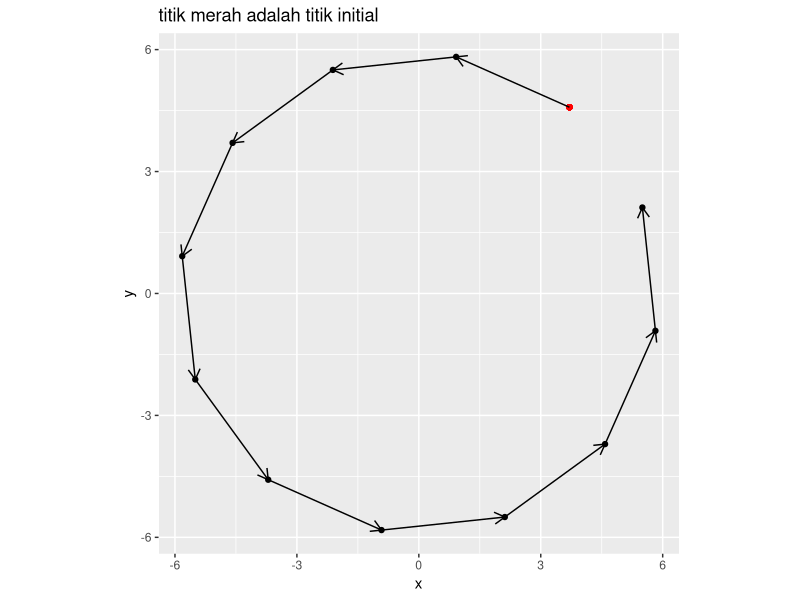
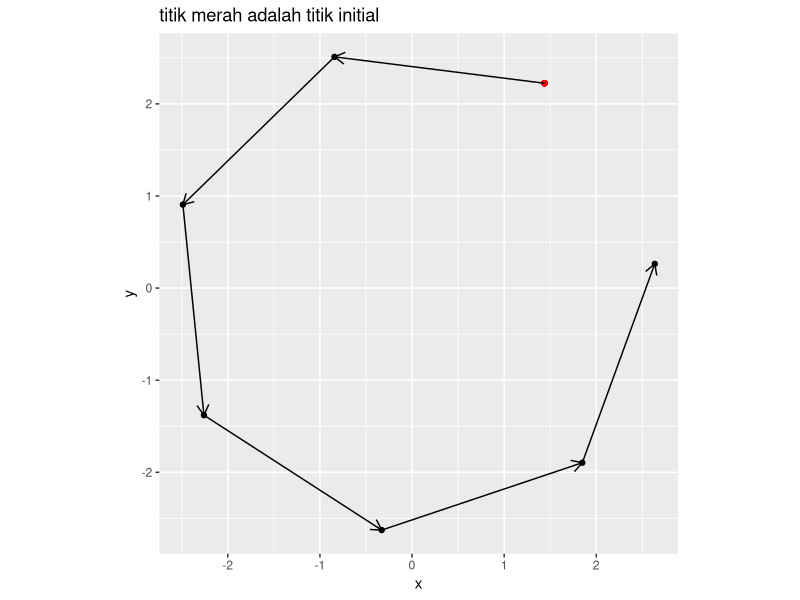
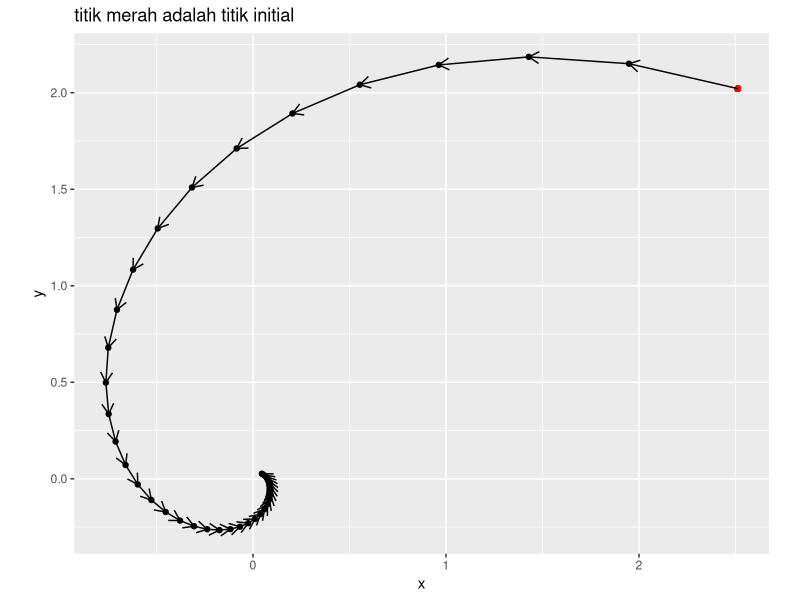
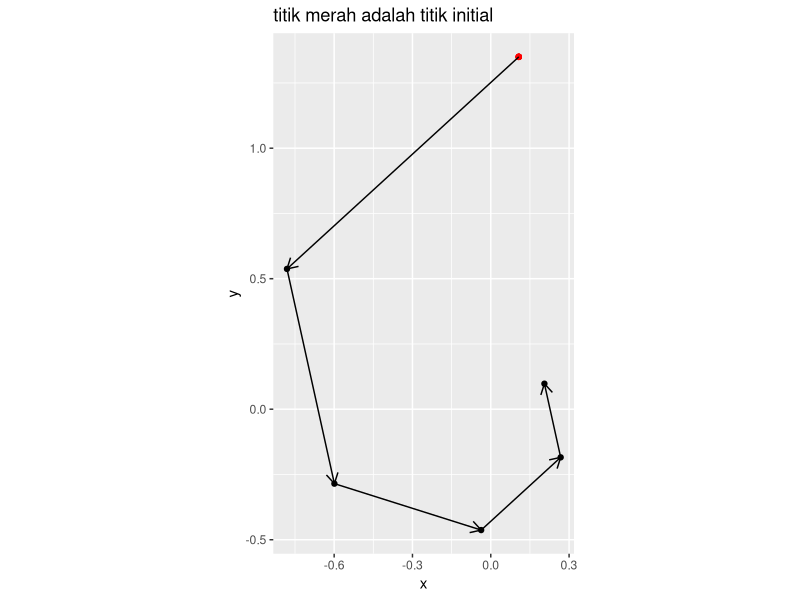
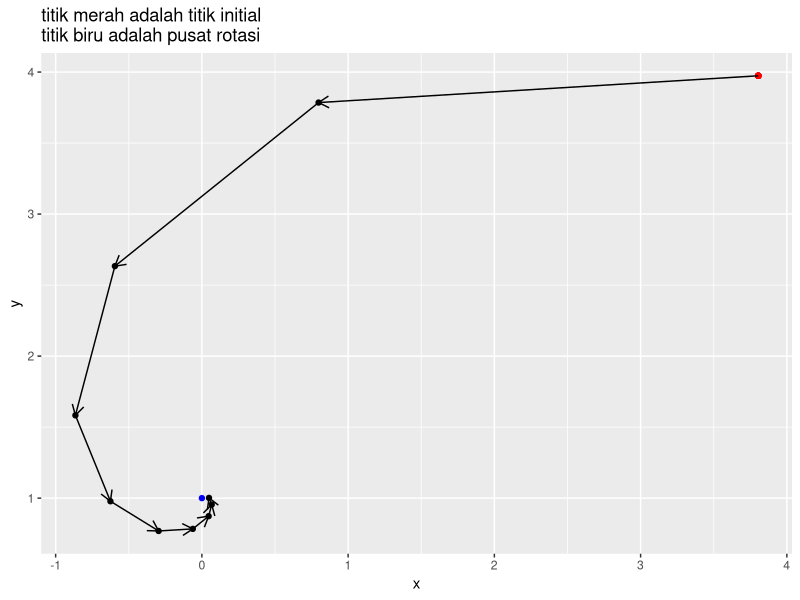
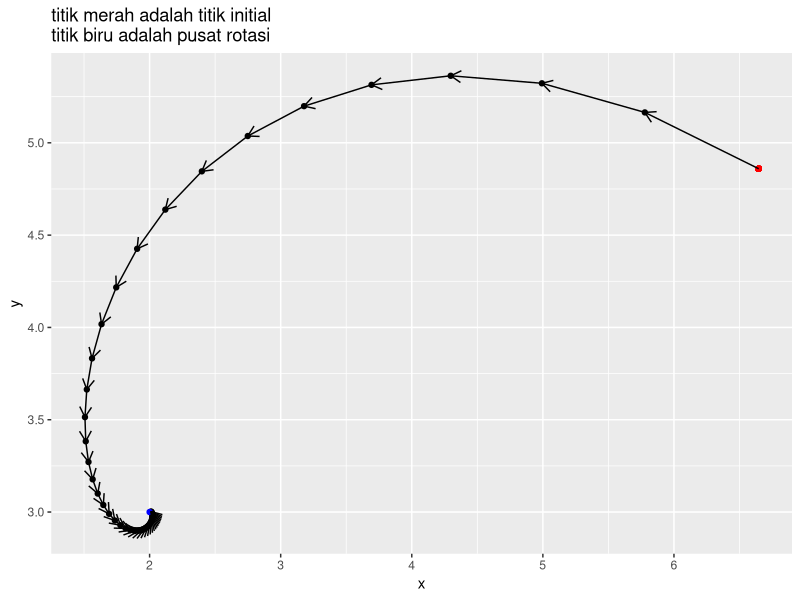
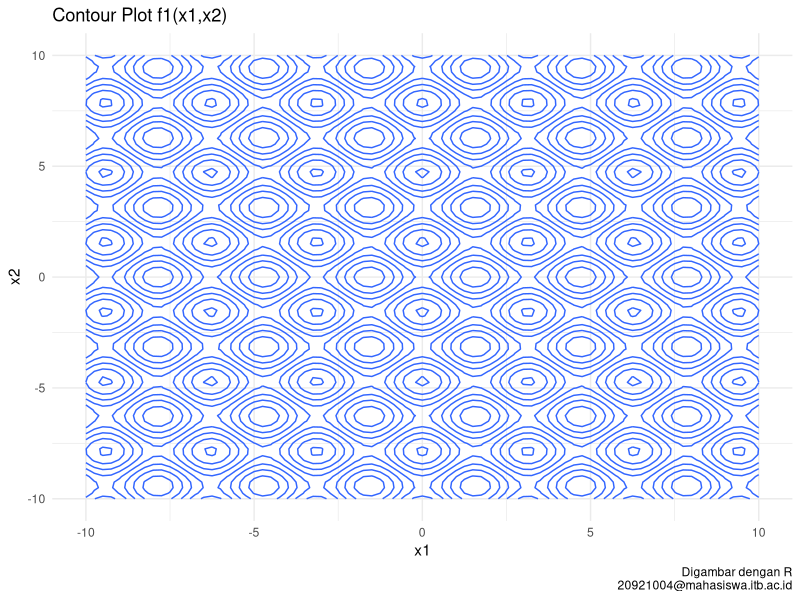
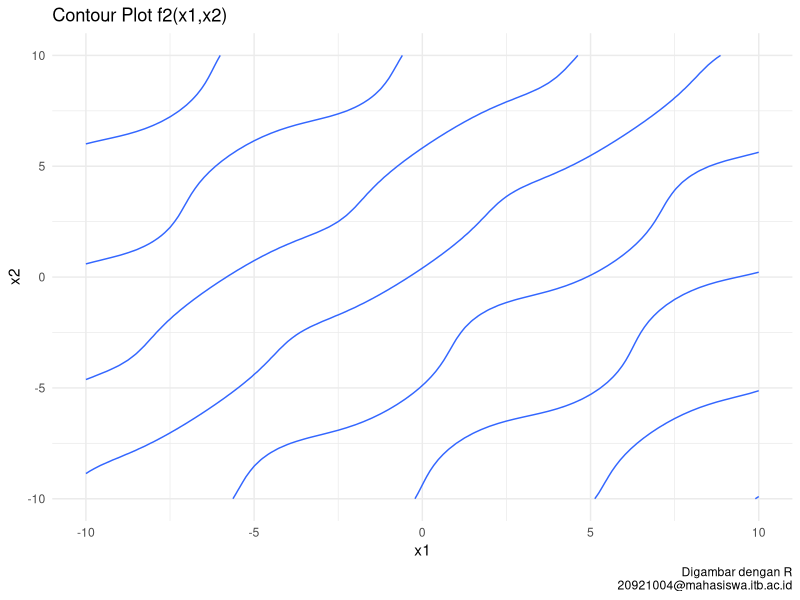

Write R code to recreate these figures, in order. (Note: a time limit stopped this script after it produced the figures.)
## ---- chunk 1
knitr::opts_chunk$set(echo = TRUE)
setwd("~/209_ITB/Meta Heuristics/Spiral Optimization")

rm(list=ls())
options(digits = 6)
set.seed(20921004)
library(dplyr)
library(ggplot2)
## ---- chunk 2
# function untuk random titik
rand_titik = function(a,b){
  runif(2,a,b)
}
## ---- chunk 3
# mendefinisikan program
rotasi_kan = function(x0,rot){
  # menghitung theta
  theta = 2*pi/rot

  # definisi matriks rotasi
  A = matrix(c(cos(theta),-sin(theta),
             sin(theta),cos(theta)),
           ncol = 2,byrow = T)
  
  # membuat template
  temp = vector("list")
  temp[[1]] = x0

  # proses rotasi
  for(i in 2:rot){
    xk = A %*% x0
    temp[[i]] = xk
    x0 = xk
  }
  
  # membuat template data frame
  final = data.frame(x = rep(NA,rot),
                     y = rep(NA,rot))
  
  # gabung data dari list
  for(i in 1:rot){
    tempura = temp[[i]]
    final$x[i] = tempura[1]
    final$y[i] = tempura[2]
  }

  # membuat plot
  plot = 
    ggplot() +
    geom_point(aes(x,y),data = final) +
    geom_point(aes(x[1],y[1]),
               data = final,
               color = "red") +
    coord_equal() +
    labs(title = "titik merah adalah titik initial") 
  
  # enrich dengan garis panah
  panah = data.frame(
    x_start = final$x[1:(rot-1)],
    x_end = final$x[2:rot],
    y_start = final$y[1:(rot-1)],
    y_end = final$y[2:rot]
  )
  # menambahkan garis panah ke plot
  plot = 
    plot + 
    geom_segment(aes(x = x_start,
                 xend = x_end,
                 y = y_start,
                 yend = y_end),
                 data = panah,
                 arrow = arrow(length = unit(.3,"cm"))
                 )
  
  # menyiapkan output
  list("Grafik rotasi" = plot,
       "Titik-titik rotasi" = final)
  }
## ---- chunk 4
# uji coba
rot = 12 # berapa banyak rotasi
x0 = rand_titik(0,10) # generate random titik

rotasi_kan(x0,rot)
## ---- chunk 5
# uji coba
rot = 7 # berapa banyak rotasi
x0 = rand_titik(0,10) # generate random titik

rotasi_kan(x0,rot)
## ---- chunk 6
# mendefinisikan program
rotasi_konstraksi_kan = function(x0,rot,r){
  # menghitung theta
  theta = 2*pi/rot

  # definisi matriks rotasi
  A = matrix(c(cos(theta),-sin(theta),
             sin(theta),cos(theta)),
           ncol = 2,byrow = T)
  
  # membuat template
  temp = vector("list")
  temp[[1]] = x0

  # proses rotasi dan konstraksi
  for(i in 2:rot){
    xk = A %*% x0
    xk = r * xk
    temp[[i]] = xk
    x0 = xk
  }
  
  # membuat template data frame
  final = data.frame(x = rep(NA,rot),
                     y = rep(NA,rot))
  
  # gabung data dari list
  for(i in 1:rot){
    tempura = temp[[i]]
    final$x[i] = tempura[1]
    final$y[i] = tempura[2]
  }

  # membuat plot
  plot = 
    ggplot() +
    geom_point(aes(x,y),data = final) +
    geom_point(aes(x[1],y[1]),
               data = final,
               color = "red") +
    coord_equal() +
    labs(title = "titik merah adalah titik initial") 
  
  # enrich dengan garis panah
  panah = data.frame(
    x_start = final$x[1:(rot-1)],
    x_end = final$x[2:rot],
    y_start = final$y[1:(rot-1)],
    y_end = final$y[2:rot]
  )
  # menambahkan garis panah ke plot
  plot = 
    plot + 
    geom_segment(aes(x = x_start,
                 xend = x_end,
                 y = y_start,
                 yend = y_end),
                 data = panah,
                 arrow = arrow(length = unit(.3,"cm"))
                 )
  
  # menyiapkan output
  list("Grafik rotasi" = plot,
       "Titik-titik rotasi" = final)
  }
## ---- chunk 7
# uji coba
rot = 40 # berapa banyak rotasi
x0 = rand_titik(0,4) # generate random titik
r = .9
rotasi_konstraksi_kan(x0,rot,r)
## ---- chunk 8
# uji coba
rot = 6 # berapa banyak rotasi
x0 = rand_titik(0,4) # generate random titik
r = .7
rotasi_konstraksi_kan(x0,rot,r)
## ---- chunk 9
# mendefinisikan program
rotasi_konstraksi_pusat_kan = function(x0,rot,r,x_bin){
  # pusat rotasi
  pusat = x_bin

  # menghitung theta
  theta = 2*pi/rot

  # definisi matriks rotasi
  A = matrix(c(cos(theta),-sin(theta),
             sin(theta),cos(theta)),
           ncol = 2,byrow = T)
  
  # membuat template
  temp = vector("list")
  temp[[1]] = x0

  # proses rotasi dan konstraksi
  for(i in 2:rot){
    xk = A %*% (x0-pusat) # diputar dengan x_bin sebagai pusat
    xk = pusat + (r * xk)
    temp[[i]] = xk
    x0 = xk
  }
  
  # membuat template data frame
  final = data.frame(x = rep(NA,rot),
                     y = rep(NA,rot))
  
  # gabung data dari list
  for(i in 1:rot){
    tempura = temp[[i]]
    final$x[i] = tempura[1]
    final$y[i] = tempura[2]
  }

  # membuat plot
  plot = 
    ggplot() +
    geom_point(aes(x,y),data = final) +
    geom_point(aes(x[1],y[1]),
               data = final,
               color = "red") +
    geom_point(aes(x = pusat[1],
		   y = pusat[2]),
	       color = "blue") +
    labs(title = "titik merah adalah titik initial\ntitik biru adalah pusat rotasi") 
  
  # enrich dengan garis panah
  panah = data.frame(
    x_start = final$x[1:(rot-1)],
    x_end = final$x[2:rot],
    y_start = final$y[1:(rot-1)],
    y_end = final$y[2:rot]
  )
  # menambahkan garis panah ke plot
  plot = 
    plot + 
    geom_segment(aes(x = x_start,
                 xend = x_end,
                 y = y_start,
                 yend = y_end),
                 data = panah,
                 arrow = arrow(length = unit(.3,"cm"))
                 )
  
  # menyiapkan output
  list("Grafik rotasi" = plot,
       "Titik-titik rotasi" = final)
  }
## ---- chunk 10
# uji coba
rot = 10 # berapa banyak rotasi
x0 = rand_titik(0,4) # generate random titik
x_bintang = c(0,1) # contoh pusat rotasi
r = .6
rotasi_konstraksi_pusat_kan(x0,rot,r,x_bintang)
## ---- chunk 11
# uji coba
rot = 45 # berapa banyak rotasi
x0 = rand_titik(0,10) # generate random titik
x_bintang = c(2,3) # contoh pusat rotasi
r = .87
rotasi_konstraksi_pusat_kan(x0,rot,r,x_bintang)
## ---- chunk 12
soa_mrf = function(N,	  # banyak titik
		   x1_d,  # batas bawah x1
		   x1_u,  # batas atas x1
		   x2_d,  # batas bawah x2
		   x2_u,  # batas atas x2
		   rot,	  # berapa banyak rotasi
		   k_max, # iterasi maks
		   r){	  # berapa rate konstraksi
		   
# N pasang titik random di selang [a,b] di R2
x1 = runif(N,x1_d,x1_u)
x2 = runif(N,x2_d,x2_u)

# hitung theta
theta = 2*pi / rot

# definisi matriks rotasi
A = matrix(c(cos(theta),-sin(theta),
             sin(theta),cos(theta)),
           ncol = 2,byrow = T)

# bikin data frame
temp = data.frame(x1,x2) %>% mutate(f = f(x1,x2))

# proses iterasi
for(i in 1:k_max){
  # mencari titik x* dengan min(f)
  f_min = 
	temp %>% 
	filter(f == min(f))
  pusat = c(f_min$x1,f_min$x2)

  for(j in 1:N){
	# kita akan ambil titiknya satu persatu
	x0 = c(temp$x1[j],temp$x2[j])
	
	# proses rotasi dan konstraksi terhadap pusat x*
	xk = A %*% (x0-pusat) # diputar dengan x_bin sebagai pusat
        xk = pusat + (r * xk)
	
	# proses mengembalikan nilai ke temp
	temp$x1[j] = xk[1]
	temp$x2[j] = xk[2]
	}
    
    # hitung kembali nilai f(x1,x2)
    temp = temp %>% mutate(f = f(x1,x2))
    }

# proses output hasil
output = temp %>% filter(f == min(f))
return(output)
}

## ---- chunk 13
# definisi
N = 50
a = -4 # x1 dan x2 punya batas bawah yang sama
b = 4  # x1 dan x2 punya batas atas yang sama
k_max = 70
r = .75
rot = 30
f = function(x1,x2){
	((x1^4 - 16 * x1^2 + 5 * x1)/2) + ((x2^4 - 16 * x2^2 + 5* x2)/2)
	}

# solving
soa_mrf(N,a,b,a,b,rot,k_max,r)
## ---- chunk 14
soa_mrf_2 = function(N,	  # banyak titik
		     x1_d,  # batas bawah x1
		     x1_u,  # batas atas x1
		     x2_d,  # batas bawah x2
		     x2_u,  # batas atas x2
		     rot,   # berapa banyak rotasi
		     k_max, # iterasi maks
		     r){    # berapa rate konstraksi
		   
# N pasang titik random di selang [a,b] di R2
x1 = runif(N,x1_d,x1_u)
x2 = runif(N,x2_d,x2_u)

# hitung theta
theta = 2*pi / rot

# definisi matriks rotasi
A = matrix(c(cos(theta),-sin(theta),
             sin(theta),cos(theta)),
           ncol = 2,byrow = T)

# bikin data frame
temp = data.frame(x1,x2) %>% mutate(f = f(x1,x2))

# proses iterasi
for(i in 1:k_max){
  # mencari titik x* dengan max(f)
  f_min = 
	temp %>% 
	filter(f == max(f))
  pusat = c(f_min$x1,f_min$x2)

  for(j in 1:N){
	# kita akan ambil titiknya satu persatu
	x0 = c(temp$x1[j],temp$x2[j])
	
	# proses rotasi dan konstraksi terhadap pusat x*
	xk = A %*% (x0-pusat) # diputar dengan x_bin sebagai pusat
        xk = pusat + (r * xk)
	
	# proses mengembalikan nilai ke temp
	temp$x1[j] = xk[1]
	temp$x2[j] = xk[2]
	}
    
    # hitung kembali nilai f(x1,x2)
    temp = temp %>% mutate(f = f(x1,x2))
    }

# proses output hasil
output = temp %>% filter(f == min(f))
return(output)
}

## ---- chunk 15
# fungsi plot
# untuk contour plot
ikanx = function(f,a,b){
  x = seq(a,b,by = .25)

  temp_plot =
    expand.grid(x,x) %>%
    rename(x = Var1,
           y = Var2) %>%
    mutate(z = f(x,y))

  temp_plot %>%
     ggplot(aes(x = x,y = y,z = z)) +
     geom_contour() +
     theme_minimal() +
     labs(x = "x1",y = "x2",
	  caption = "Digambar dengan R\n20921004@mahasiswa.itb.ac.id")
}

# untuk sistem persamaan
ikanx_2 = function(f,a,b){
  x = seq(a,b,by = .025)

  temp_plot =
    expand.grid(x,x) %>%
    rename(x = Var1,
           y = Var2) %>%
    mutate(z = f(x,y)) %>%
    filter(round(z,1) == 0)

  return(temp_plot)
}


## ---- chunk 16
f1 = function(x1,x2){cos(2* x1) - cos(2*x2) - 0.4}
ikanx(f1,-10,10) + labs(title = "Contour Plot f1(x1,x2)")
## ---- chunk 17
f2 = function(x1,x2){2*(x2 - x1) + sin(x2) - sin(x1) - 1.2}
ikanx(f2,-10,10) + labs(title = "Contour Plot f2(x1,x2)")
## ---- chunk 18
df1 = ikanx_2(f1,-10,10)
df2 = ikanx_2(f2,-10,10)

ggplot() +
  geom_point(data = df1, aes(x,y),color = "steelblue",size = .25) +
  geom_point(data = df2, aes(x,y),color = "darkgreen",size = .25) +
  theme_minimal() +
  labs(x = "x1",y = "x2",
       title = "Plot f1 dan f2",
       caption = "Digambar dengan R\n20921004@mahasiswa.itb.ac.id")
## ---- chunk 19
# fungsi f1 dan f2 dari soal
f1 = function(x1,x2){cos(2* x1) - cos(2*x2) - 0.4}
f2 = function(x1,x2){2*(x2 - x1) + sin(x2) - sin(x1) - 1.2}

# membuat F(x)
# saya notasikan sebagai f kecil
f = function(x1,x2){
  sum = abs(f1(x1,x2)) + abs(f2(x1,x2))
  bawah = 1 + sum
  hasil = 1/bawah
  return(hasil)
}
## ---- chunk 20
# solving
N = 50
a = -10  # x1 dan x2 punya batas yang sama
b = 10   # x1 dan x2 punya batas yang sama
rot = 20
k_max = 60
r = .65
# run I
soa_mrf_2(N,a,b,a,b,rot,k_max,r)
# run II
soa_mrf_2(N,a,b,a,b,rot,k_max,r)
# run III
soa_mrf_2(N,a,b,a,b,rot,k_max,r)
## ---- chunk 21
ceisya = data.frame()

for(i in 1:100){
  ahnaf = soa_mrf_2(N,a,b,a,b,rot,k_max,r)
  ceisya = rbind(ahnaf,ceisya)
}

ceisya %>% 
  mutate(x1 = round(x1,3),
         x2 = round(x2,3),
	 f = round(f,2)) %>% 
  distinct() %>%
  arrange(x1,x2)
## ---- chunk 22
f1 = function(x1,x2){sin(x1)*cos(x2) + 2*cos(x1)*sin(x2)}
ikanx(f1,0,2*pi) + labs(title = "Contour Plot f1(x1,x2)")
## ---- chunk 23
f2 = function(x1,x2){cos(x1)*sin(x2) + 2*sin(x1)*cos(x2)}
ikanx(f2,0,2*pi) + labs(title = "Contour Plot f2(x1,x2)")
## ---- chunk 24
df1 = ikanx_2(f1,-10,10)
df2 = ikanx_2(f2,-10,10)

ggplot() +
  geom_point(data = df1, aes(x,y),color = "steelblue",size = .25) +
  geom_point(data = df2, aes(x,y),color = "darkgreen",size = .25) +
  theme_minimal() +
  labs(x = "x1",y = "x2",
       title = "Plot f1 dan f2",
       caption = "Digambar dengan R\n20921004@mahasiswa.itb.ac.id")
## ---- chunk 25
# fungsi f1 dan f2 dari soal
f1 = function(x1,x2){sin(x1)*cos(x2) + 2*cos(x1)*sin(x2)}
f2 = function(x1,x2){cos(x1)*sin(x2) + 2*sin(x1)*cos(x2)}

# membuat F(x)
# saya notasikan sebagai f kecil
f = function(x1,x2){
  sum = abs(f1(x1,x2)) + abs(f2(x1,x2))
  bawah = 1 + sum
  hasil = 1/bawah
  return(hasil)
}
## ---- chunk 26
# solving
N = 50
a = 0      # x1 dan x2 punya batas yang sama
b = 2*pi   # x1 dan x2 punya batas yang sama
rot = 30
k_max = 80
r = .75
# run I
soa_mrf_2(N,a,b,a,b,rot,k_max,r)
# run II
soa_mrf_2(N,a,b,a,b,rot,k_max,r)
# run III
soa_mrf_2(N,a,b,a,b,rot,k_max,r)
## ---- chunk 27
ceisya = data.frame()

for(i in 1:100){
  ahnaf = soa_mrf_2(N,a,b,a,b,rot,k_max,r)
  ceisya = rbind(ahnaf,ceisya)
}

ceisya %>% 
  mutate(x1 = round(x1,3),
         x2 = round(x2,3),
	 f = round(f,2)) %>% 
  distinct() %>%
  arrange(x1,x2)
## ---- chunk 28
f1 = function(x,y){0.5*sin(x*y) - 0.25*(y)/(pi) - 0.5*x}
ikanx(f1,-20,5) + labs(title = "Contour Plot g1(x,y)")
## ---- chunk 29
f2 = function(x,y){(1 - .25/pi)*(exp(2*x)-exp(1)) + exp(1)*(y/pi) - 2*exp(1)*x}
ikanx(f2,-20,5) + labs(title = "Contour Plot g2(x,y)")
## ---- chunk 30
df1 = ikanx_2(f1,-20,5)
df2 = ikanx_2(f2,-20,5)

ggplot() +
  geom_point(data = df1, aes(x,y),color = "steelblue",size = .25) +
  geom_point(data = df2, aes(x,y),color = "darkgreen",size = .25) +
  theme_minimal() +
  labs(x = "x",y = "y",
       title = "Plot g1 dan g2",
       caption = "Digambar dengan R\n20921004@mahasiswa.itb.ac.id")
## ---- chunk 31
# fungsi g1 dan g2 dari soal
g1 = function(x,y){0.5*sin(x*y) - 0.25*(y)/(pi) - 0.5*x}
g2 = function(x,y){(1 - .25/pi)*(exp(2*x)-exp(1)) + exp(1)*(y/pi) - 2*exp(1)*x}

# membuat F(x)
# saya notasikan sebagai f kecil
f = function(x1,x2){
  sum = abs(g1(x1,x2)) + abs(g2(x1,x2))
  bawah = 1 + sum
  hasil = 1/bawah
  return(hasil)
}
## ---- chunk 32
# solving
N = 60
x1_lower = -1  # batas x1
x1_upper = 3   # batas x1
x2_lower = -20 # batas x2
x2_upper = 5   # batas x2
rot = 30
k_max = 80
r = .75
# run I
soa_mrf_2(N,x1_lower,x1_upper,x2_lower,x2_upper,rot,k_max,r)
# run II
soa_mrf_2(N,x1_lower,x1_upper,x2_lower,x2_upper,rot,k_max,r)
# run III
soa_mrf_2(N,x1_lower,x1_upper,x2_lower,x2_upper,rot,k_max,r)
## ---- chunk 33
ceisya = data.frame()

for(i in 1:100){
  ahnaf = soa_mrf_2(N,x1_lower,x1_upper,x2_lower,x2_upper,rot,k_max,r)
  ceisya = rbind(ahnaf,ceisya)
}

ceisya %>% 
  mutate(x1 = round(x1,3),
         x2 = round(x2,3),
	 f = round(f,2)) %>% 
  distinct() %>%
  arrange(x1,x2)
## ---- chunk 34
soa_mrf_ip = function(
       N,	    # banyak titik
		   x1_d,  # batas bawah x1  
		   x1_u,  # batas atas x1
		   x2_d,  # batas bawah x2
		   x2_u,  # batas atas x2
		   rot,	  # berapa banyak rotasi
		   k_max, # iterasi maks
		   r){	  # berapa rate konstraksi
		   
# N pasang titik random di selang [a,b] di R2
x1 = runif(N,x1_d,x1_u)
x2 = runif(N,x2_d,x2_u)
# hitung theta
theta = 2*pi / rot
# definisi matriks rotasi
A = matrix(c(cos(theta),-sin(theta),
             sin(theta),cos(theta)),
           ncol = 2,byrow = T)

# bikin data frame
temp = data.frame(x1,x2) %>% mutate(f = f(round(x1,0),round(x2,0)))
# proses iterasi
for(i in 1:k_max){
  # mencari titik x* dengan max(f)
  f_min = 
	  temp %>% 
    # memastikan titik ada di D
    filter(x1 >= x1_d & x1 <= x1_u) %>% 
    filter(x2 >= x2_d & x2 <= x2_u) %>% 
	  # mencari titik max fungsi
    filter(f == max(f))
  # definisi pusat rotasi
  pusat = c(f_min$x1[1],f_min$x2[1])
  for(j in 1:N){
	  # kita akan ambil titiknya satu persatu
	  x0 = c(temp$x1[j],temp$x2[j])
	  # proses rotasi dan konstraksi terhadap pusat x*
	  xk = A %*% (x0-pusat) # diputar dengan x_bin sebagai pusat
    xk = pusat + (r * xk)
	  # proses mengembalikan nilai ke temp
	  temp$x1[j] = xk[1]
	  temp$x2[j] = xk[2]
	}
    # hitung kembali nilai f(x1,x2)
    temp = temp %>% mutate(f = f(round(x1,0),round(x2,0)))
    }
# proses output hasil
output = 
  temp[N,] %>% 
  filter(f == max(f)) %>% 
  mutate(x1 = round(x1,0),x2 = round(x2,0),
         g = g(x1,x2),f = f(x1,x2))
return(output)
}
## ---- chunk 35
soa_mrf_ip_3_var = function(
  N,	    # banyak titik
  x1_d,  # batas bawah x1  
  x1_u,  # batas atas x1
  x2_d,  # batas bawah x2
  x2_u,  # batas atas x2
  x3_d,  # batas bawah x3
  x3_u,  # batas atas x3
  rot,	  # berapa banyak rotasi
  k_max, # iterasi maks
  r){	  # berapa rate konstraksi
  
  # N pasang titik random di selang [a,b] di R3
  x1 = runif(N,x1_d,x1_u)
  x2 = runif(N,x2_d,x2_u)
  x3 = runif(N,x3_d,x3_u)
  
  # hitung theta
  theta = 2*pi / rot
  # definisi matriks rotasi
  R12 = matrix(c(cos(theta),-sin(theta),0,
                 sin(theta),cos(theta),0,
                 0,0,1),
               ncol = 3,byrow = T)
  R13 = matrix(c(cos(theta),0,-sin(theta),
                 0,1,0,
                 sin(theta),0,cos(theta)),
               ncol = 3,byrow = T)
  R23 = matrix(c(1,0,0,
                 0,cos(theta),-sin(theta),
                 0,sin(theta),cos(theta)),
               ncol = 3,byrow = T)
  
  
  # bikin data frame
  temp = data.frame(x1,x2,x3) %>% 
    mutate(f = f(round(x1,0),
                 round(x2,0),
                 round(x3,0)
                 )
           )
  # proses iterasi
  for(i in 1:k_max){
    # mencari titik x* dengan max(f)
    f_min = 
      temp %>% 
      # memastikan titik ada di D
      filter(x1 >= x1_d & x1 <= x1_u) %>% 
      filter(x2 >= x2_d & x2 <= x2_u) %>% 
      filter(x3 >= x3_d & x3 <= x3_u) %>% 
      # mencari titik max fungsi
      filter(f == max(f))
    # definisi pusat rotasi
    pusat = c(f_min$x1[1],f_min$x2[1],f_min$x3[1])
    for(j in 1:N){
      # kita akan ambil titiknya satu persatu
      x0 = c(temp$x1[j],temp$x2[j],temp$x3[j])
      # proses rotasi dan konstraksi terhadap pusat x*
      # diputar dengan x_bin sebagai pusat
      xk = (R23 %*% (R13 * R12)) %*% (x0-pusat)
      xk = pusat + (r * xk)
      # proses mengembalikan nilai ke temp
      temp$x1[j] = xk[1]
      temp$x2[j] = xk[2]
      temp$x3[j] = xk[3]
    }
    # hitung kembali nilai f(x1,x2)
    temp = temp %>% mutate(f = f(round(x1,0),round(x2,0),round(x3,0)))
  }
  # proses output hasil
  output = 
    temp[N,] %>% 
    filter(f == max(f)) %>% 
    mutate(x1 = round(x1,0),x2 = round(x2,0),x3 = round(x3,0),
           g = g(x1,x2,x3),f = f(x1,x2,x3))
  return(output)
}
## ---- chunk 36
# solving
N = 100
a = 0  # x dan y punya batas yang sama
b = 25 # x dan y punya batas yang sama
rot = 30
k_max = 50
r = .65
# membuat fungsi g dan f
g = function(x,y){x^2 + y^2 - 625}
f = function(x,y){1 / (1 + g(x,y))}
# iterasi berulang kali agar mendapatkan hasil yang tepat
solusi = data.frame()
for(num in 1:70){
  temporary = soa_mrf_ip(N,a,b,a,b,rot,k_max,r)
  solusi = rbind(solusi,temporary)
}
## ---- chunk 37
solusi %>% 
  distinct() %>% 
  arrange(x1) %>% 
  filter(g == 0) %>% 
  rename(x = x1,
         y = x2,
         "F(x,y)" = f,
         "g(x,y)" = g) %>% 
  knitr::kable(caption = "Solusi Soal I",align = "c")
## ---- chunk 38
# solving
N = 200
a = 0  # x dan y punya batas yang sama
b = 50 # x dan y punya batas yang sama
rot = 30
k_max = 50
r = .65
# membuat fungsi g dan f
g = function(x,y){x^3 + y^3 - 1008}
f = function(x,y){1 / (1 + g(x,y))}
# iterasi berulang kali agar mendapatkan hasil yang tepat
solusi = data.frame()
for(num in 1:80){
  temporary = soa_mrf_ip(N,a,b,a,b,rot,k_max,r)
  solusi = rbind(solusi,temporary)
}
## ---- chunk 39
solusi %>% 
  distinct() %>% 
  arrange(x1) %>% 
  filter(g == 0) %>% 
  rename(x = x1,
         y = x2,
         "F(x,y)" = f,
         "g(x,y)" = g) %>% 
  knitr::kable(caption = "Solusi Soal II",align = "c")
## ---- chunk 40
# solving
N = 100
a = -10  # x dan y punya batas yang sama
b = 10   # x dan y punya batas yang sama
rot = 50
k_max = 80
r = .75
# membuat fungsi g dan f
g = function(x,y){x^3 - 3*x*y^2 - y^3 - 1}
f = function(x,y){1 / (1 + abs(g(x,y)))}
# iterasi berulang kali agar mendapatkan hasil yang tepat
solusi = data.frame()
for(num in 1:80){
  temporary = soa_mrf_ip(N,a,b,a,b,rot,k_max,r)
  solusi = rbind(solusi,temporary)
}
## ---- chunk 41
solusi %>% 
  distinct() %>% 
  arrange(x1) %>% 
  filter(g == 0) %>% 
  rename(x = x1,
         y = x2,
         "F(x,y)" = f,
         "g(x,y)" = g) %>% 
  knitr::kable(caption = "Solusi Soal III",align = "c")
## ---- chunk 42
# solving
N = 200
a = 0  # x dan y punya batas yang sama
b = 50   # x dan y punya batas yang sama
rot = 70
k_max = 90
r = .85
# membuat fungsi g dan f
g = function(x,y,z){x^2 + y^2 + z^2 - 2445}
f = function(x,y,z){1 / (1 + abs(g(x,y,z)))}
# iterasi berulang kali agar mendapatkan hasil yang tepat
solusi = data.frame()
for(num in 1:70){
  temporary = soa_mrf_ip_3_var(N,a,b,a,b,a,b,rot,k_max,r)
  solusi = rbind(solusi,temporary)
}
## ---- chunk 43
solusi %>% 
  distinct() %>% 
  arrange(x1) %>% 
  filter(g == 0) %>% 
  rename(x = x1,
         y = x2,
         z = x3,
         "F(x,y,z)" = f,
         "g(x,y,z)" = g) %>% 
  knitr::kable(caption = "Solusi Soal IV",align = "c")
